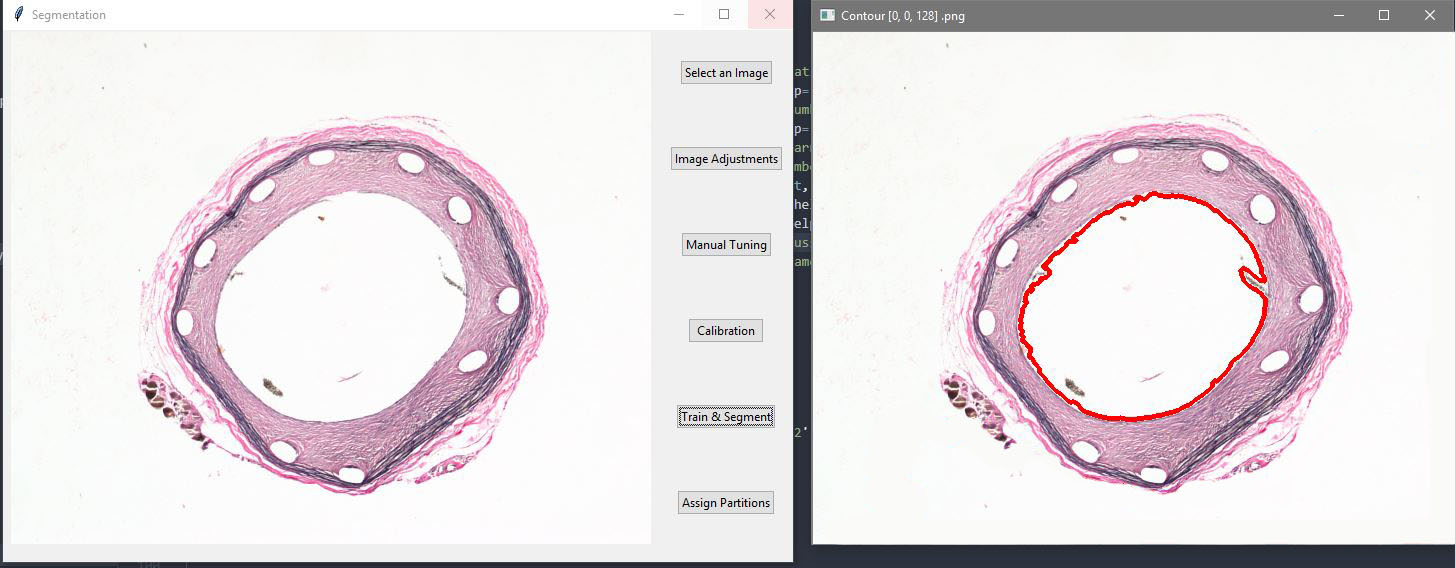
#> input picture Effective Images/184-6 Redone/Lumen.jpg, 1455 x 568 px; its folder holds only this picture in this run
$ python -i main.py   (imports and definitions only)   (older library calls are emulated)
#> lines starting #> are read from the running program, lines starting #| are printed output that depends on the picture; after the words box and inside, x2 and y2 are one past the last pixel; in counts of white or black regions, pixels touching at a corner belong together; long printed decimals are rounded
import numpy as np
import cv2
import glob
import matplotlib.pyplot as plt
import skimage.data as data
import skimage.segmentation as seg
import skimage.filters as filters
import skimage.draw as draw
import skimage.color as color
from skimage import io
from skimage import data
from skimage.io import imread

def mediaContours(img):
#> called with img = 'Effective Images/184-6 Redone/Lumen.jpg'
    im = cv2.imread(img) # main layer
#> im is the input picture: shape (568, 1455, 3); mean B, G, R 226, 222.7, 229.9
    outerIm = cv2.imread(img) # single outer contour layer

    blurredIm = cv2.GaussianBlur(im, (5,5), 0)
    hsv = cv2.cvtColor(blurredIm, cv2.COLOR_BGR2HSV)
#> hsv: shape (568, 1455, 3); mean H, S, V 59.8, 13.1, 231

    lowerLim = np.array([0,0,0])
    upperLim = np.array([177,156,159])

    mask = cv2.inRange(hsv, lowerLim, upperLim)
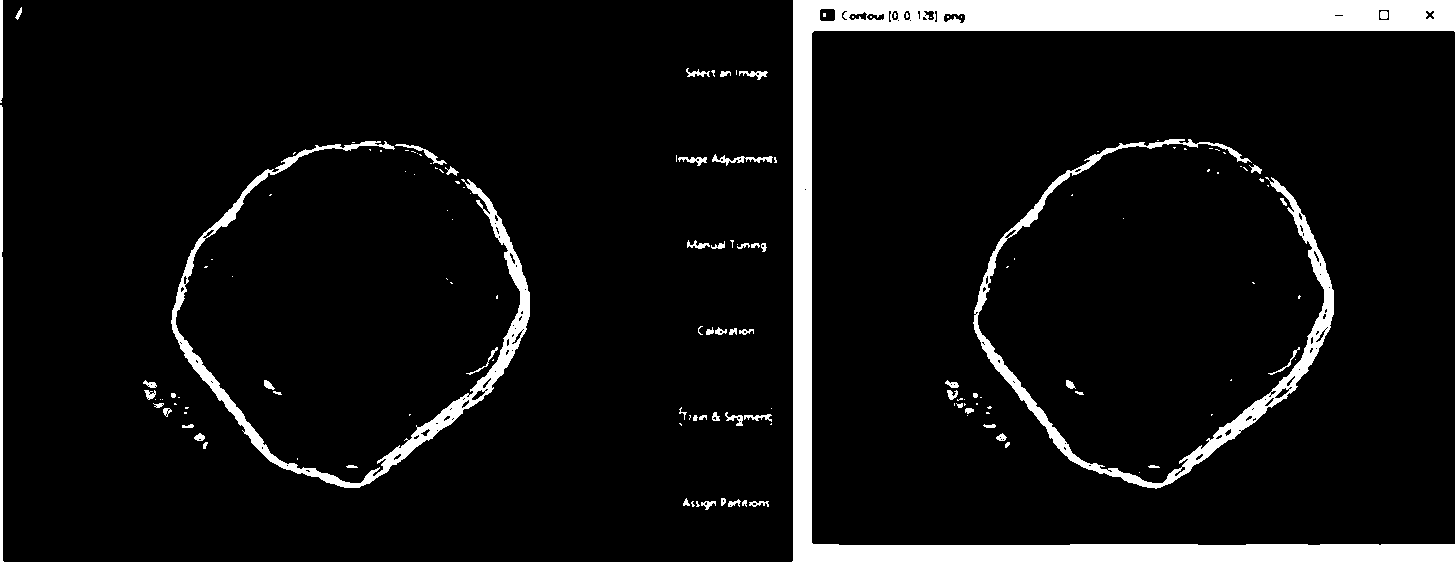
#> mask: shape (568, 1455); 8.7% white; 148 white regions (88 under 20 px)
    contours, _ = cv2.findContours(mask, cv2.RETR_TREE, cv2.CHAIN_APPROX_NONE)
#> contours = 293 contours, 214 with area under 20; largest, box (x1, y1, x2, y2) and area: (0, 0, 1455, 568) 48876, (973, 139, 1334, 489) 7819, (171, 141, 530, 488) 7579, (819, 8, 836, 22) 200, (0, 0, 3, 103) 198

    media = []
    eel = 0

    for contour in contours:
        area = cv2.contourArea(contour)
        if area > 20000:
            media.append(contour)
            cv2.drawContours(im, contour, -1, (0, 255, 0), 3)
            if len(media) == 1:
                eel = contour
#> this loop made 293 passes
#> area on passes 1, 3, 8: 48, 52.5, 37.5
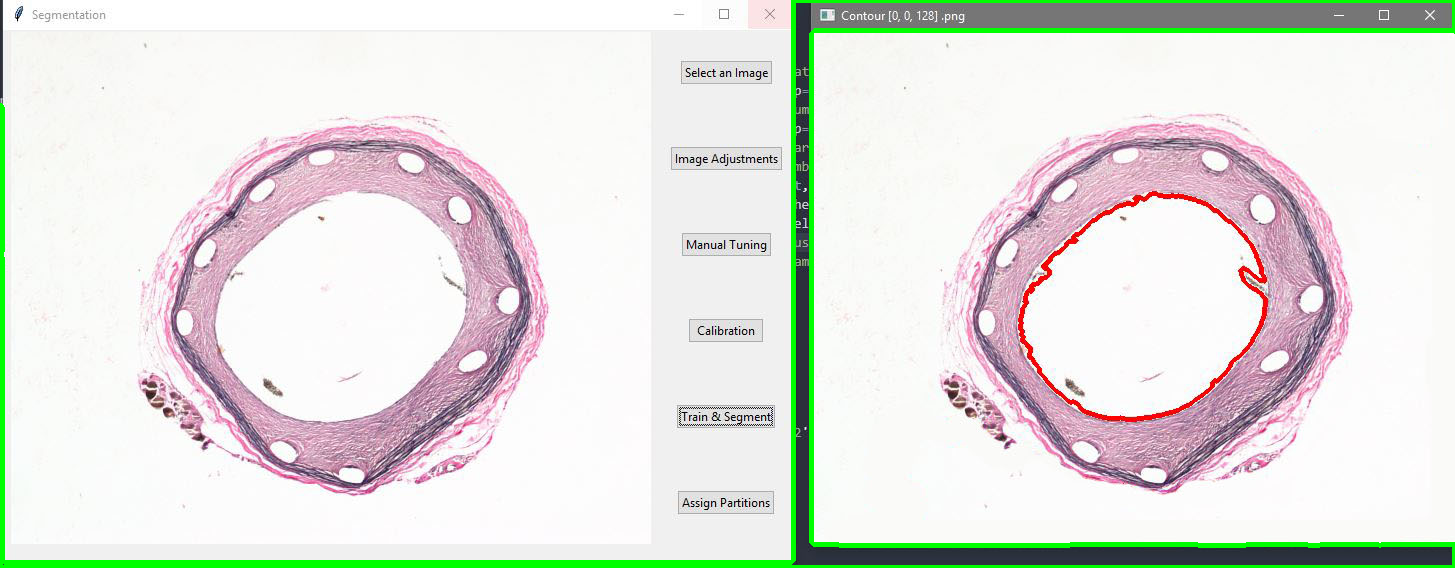
#> im: shape (568, 1455, 3); 2.96% of pixels changed, all inside (x1, y1, x2, y2) = (0, 0, 1455, 568)
#> after the loop, media = 1 contour; box (x1, y1, x2, y2) and area: (0, 0, 1455, 568) 48876

    cv2.drawContours(im, eel, -1, (0, 0, 255), 3)
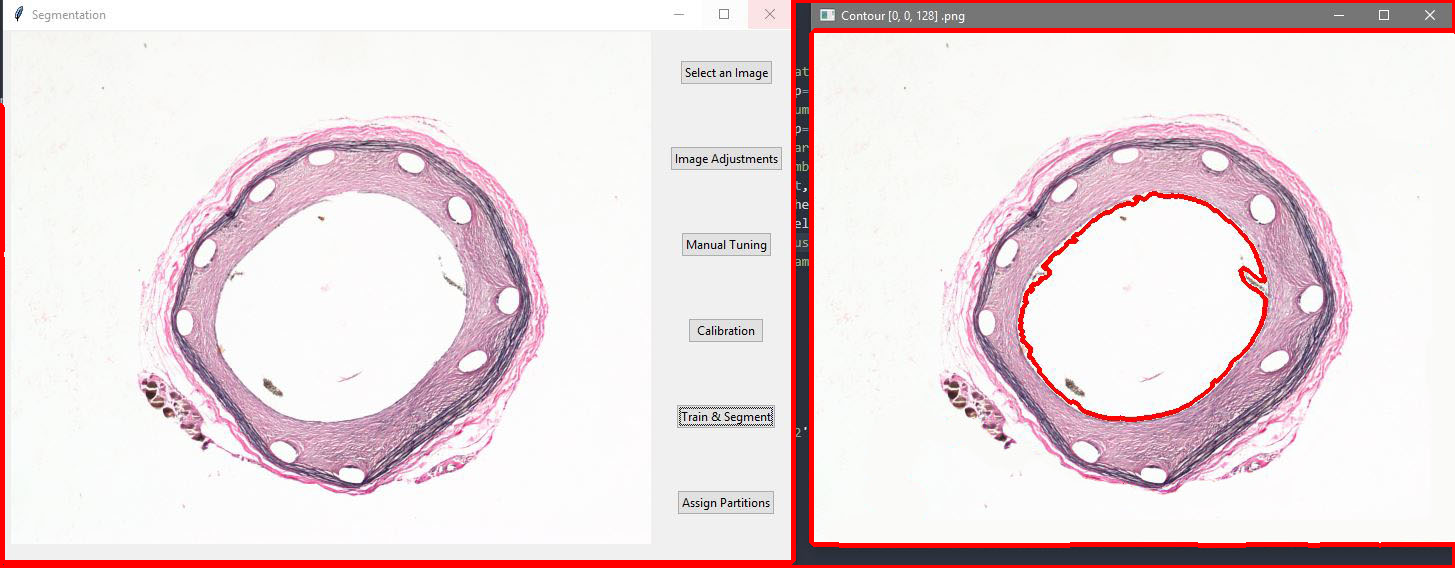
#> im: shape (568, 1455, 3); 2.96% of pixels changed, all inside (x1, y1, x2, y2) = (0, 0, 1455, 568)
    cv2.imshow("Frame", im)
        #cv2.imshow("Mask", mask)

#> (the run stopped early here; a loop or call above may not have finished)

$ run again, on Effective Images/184-6 Redone/Media.JPG
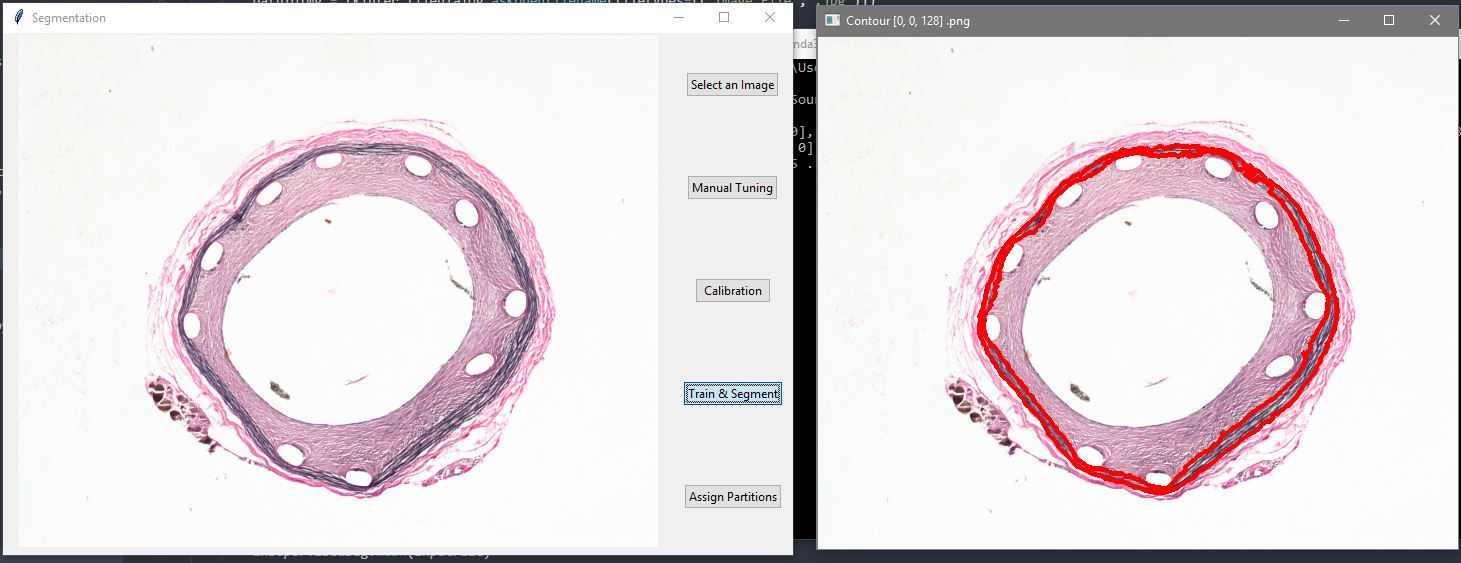
#> input picture Effective Images/184-6 Redone/Media.JPG, 1461 x 563 px
#> in mediaContours, im is the input picture: shape (563, 1461, 3); mean B, G, R 224, 221, 229.8
#> hsv: shape (563, 1461, 3); mean H, S, V 62.4, 14.2, 230.7
#> in mediaContours, `mask = cv2.inRange(hsv, lowerLim, upperLim)`:
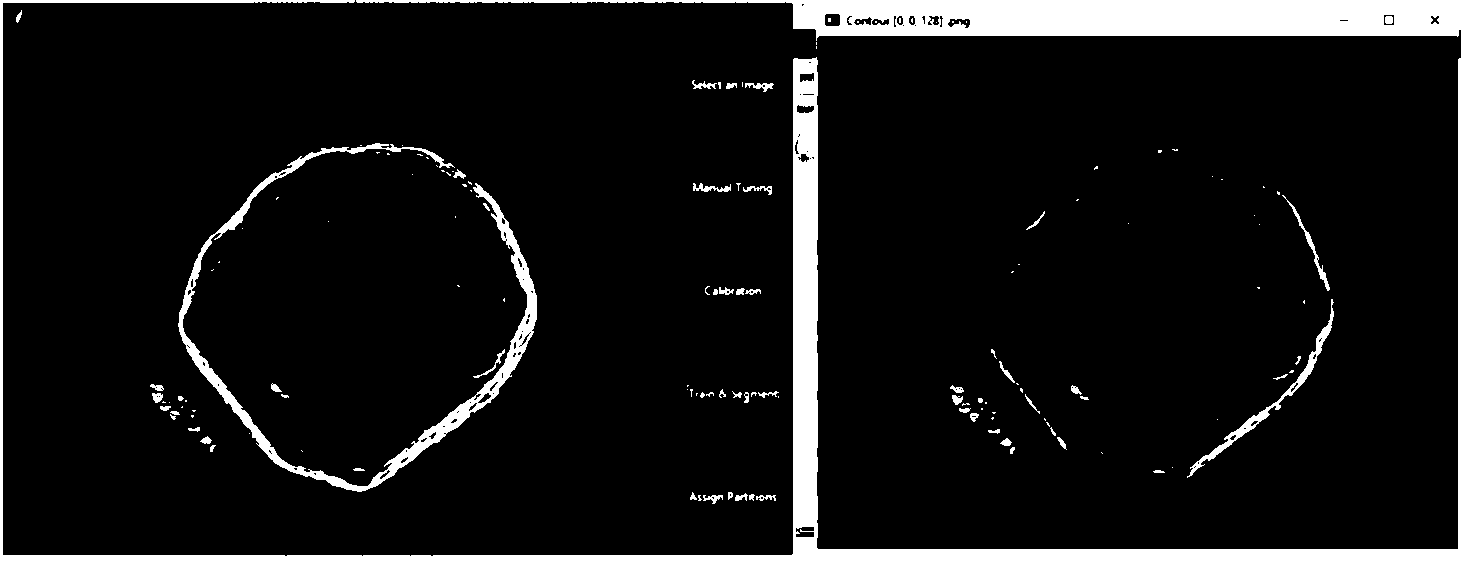
#> mask: shape (563, 1461); 8.4% white; 141 white regions (82 under 20 px)
#> contours = 254 contours, 178 with area under 20; largest, box (x1, y1, x2, y2) and area: (0, 0, 1461, 563) 28632, (356, 0, 1461, 41) 23952, (178, 143, 537, 492) 7791, (1187, 299, 1334, 478) 1249, (1282, 195, 1330, 291) 254
#> the loop in mediaContours, `for contour in contours:` made 254 passes
#> area on passes 1, 3, 7: 44.5, 62, 39.5
#> after the loop in mediaContours, `for contour in contours:`: media = 2 contours; box (x1, y1, x2, y2) and area: (0, 0, 1461, 563) 28632, (356, 0, 1461, 41) 23952
#> in mediaContours, `cv2.drawContours(im, eel, -1, (0, 0, 255), 3)`:
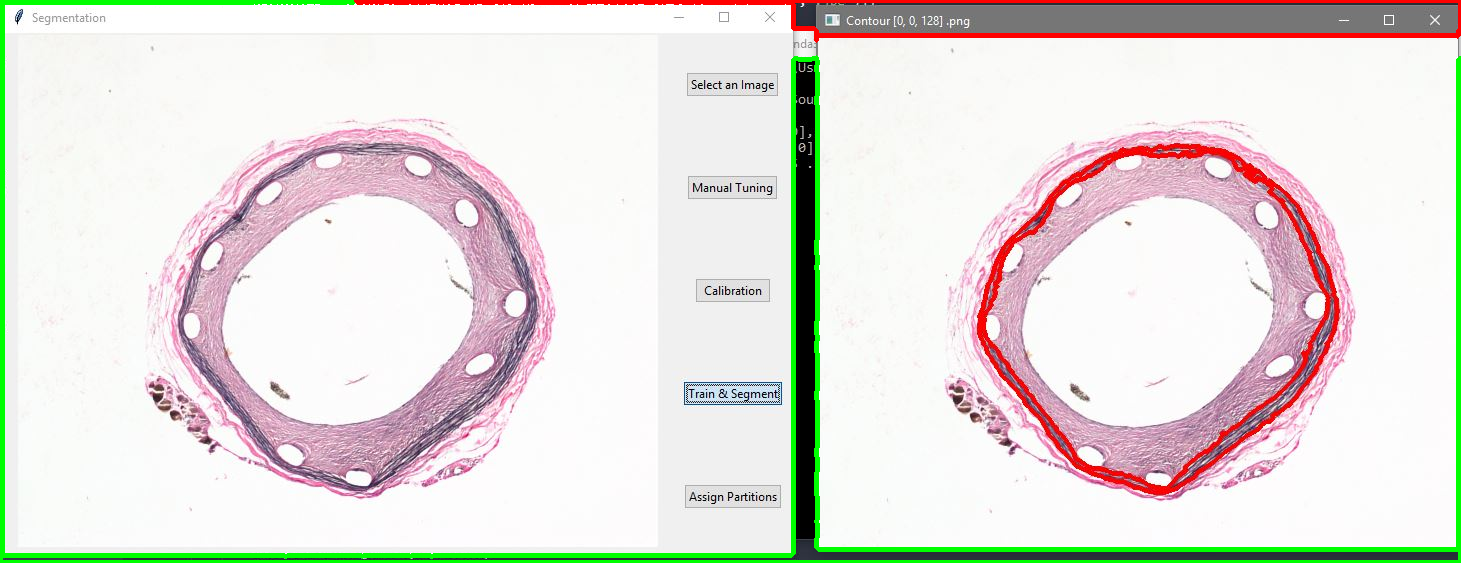
#> im: shape (563, 1461, 3); mean B, G, R 219.4, 223.8, 227.8
#| Media Area: -4680.0
#| EEL: 2318.350
